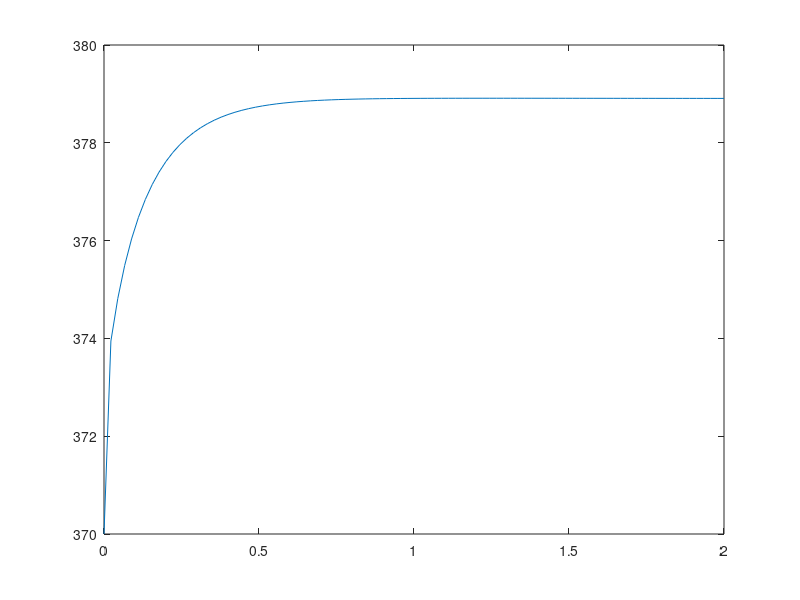

Source code (MATLAB):
function x0_49_91 = plot_49_91()
%Load data
load('Temp_49_91.mat');

%Initialize steps and dimensions
length = 49;
height = 91;
dim_length = 1;
dim_height = 2;

%Distance per step
dx = dim_length/(length - 1);
dy = dim_height/(height - 1);

%Initialize array for plot
x0_49_91 = zeros(height,2);

for lv1 = 1 : height
    if lv1 == 1
        x0_49_91(lv1,1) = Temp(lv1,:);
        x0_49_91(lv1,2) = dy*(lv1 - 1);
    else
        new_lv = lv1 + length;
        x0_49_91(lv1,1) = Temp(new_lv,:);
        x0_49_91(lv1,2) = dy*(lv1 - 1);
    end
end
plot(x0_49_91(:,2),x0_49_91(:,1))
end

